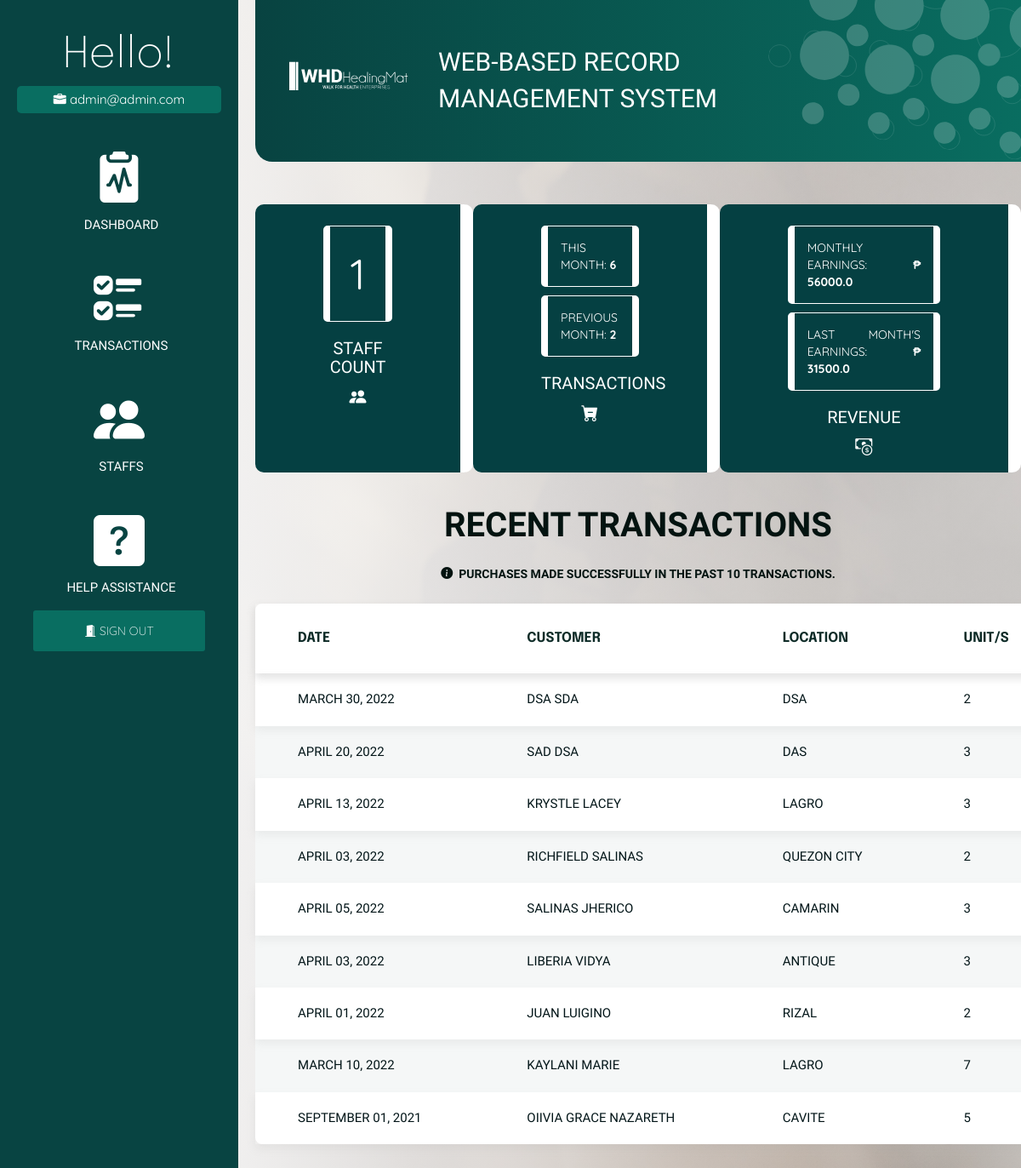
Before: /dashboard (signed in) with the older database file.
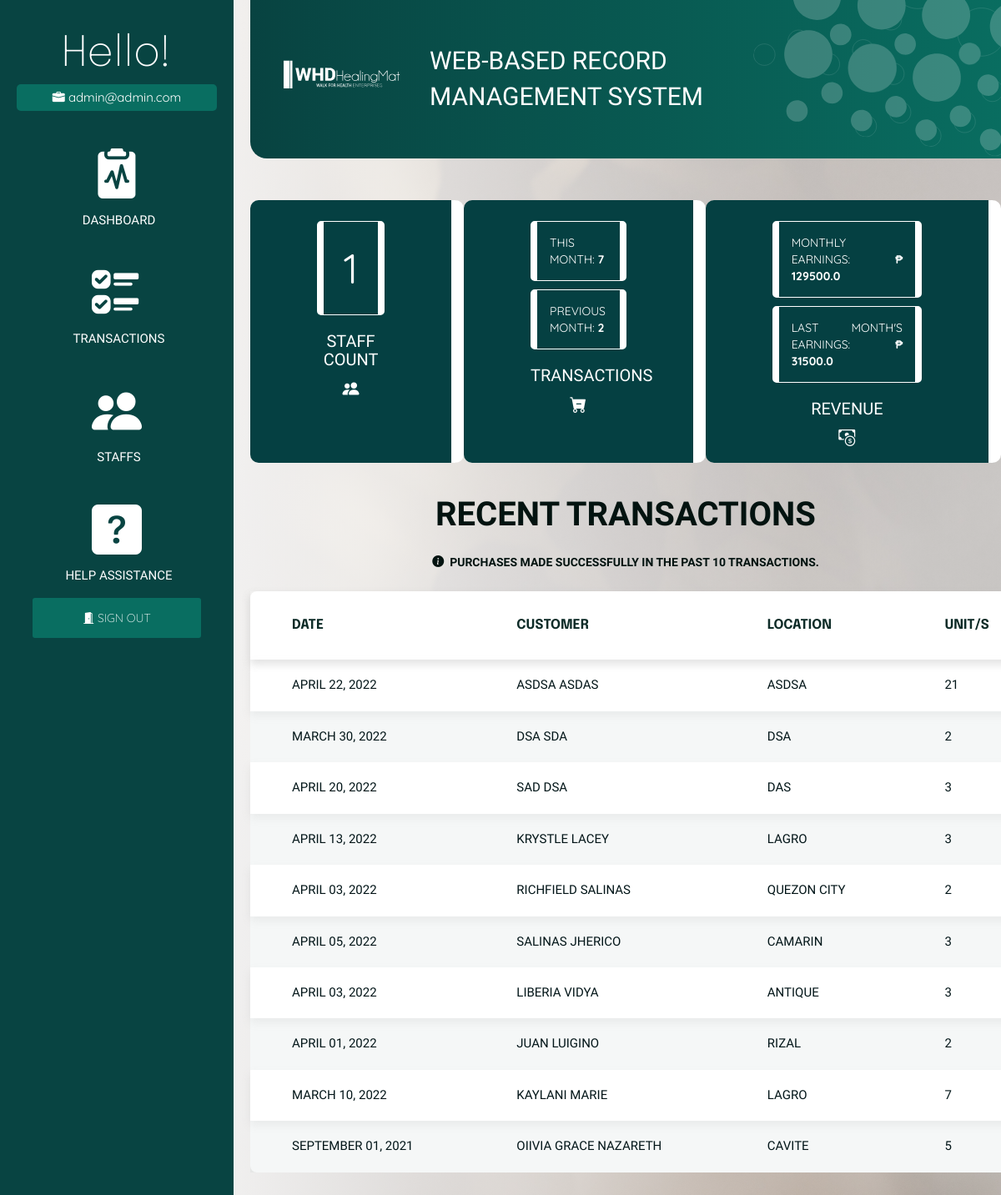
After: the same page with the newer database file.
### models.py (models this page shows, shortened)
class Staff(db.Model):
    __tablename__ = 'staff'
    staff_id = db.Column(db.Integer, primary_key=True)
    staff_email = db.Column(db.String(200), unique=True)
    staff_password = db.Column(db.String(200), nullable=False)

class Transaction(db.Model):
    __tablename__ = 'transaction'
    cust_id = db.Column(db.Integer, primary_key=True)
    cust_firstname = db.Column(db.Text)
    cust_lastname = db.Column(db.Text)
    trans_date = db.Column(db.Date)
    trans_location = db.Column(db.Text)
    prod_id = db.Column(db.Integer)
    trans_quantity = db.Column(db.Integer)

### blueprint/dashboard.py (the view)
@dashboard_bp.route('/dashboard')
def dashboard():
    if not is_authenticated():
        return redirect(url_for('auth_bp.login_page'))
    date_now = datetime.utcnow()
    year_now = date_now.year
    month_now = date_now.month
    prev_month = month_now - 1
    this_year = extract('year', Transaction.trans_date) == year_now
    this_month = extract('month', Transaction.trans_date) == month_now
    this_prev_month = extract('month', Transaction.trans_date) == prev_month
    staff_count = len(Staff.query.all())
    trans_month_count = len(
        Transaction.query.filter(this_year, this_month).all())
    prev_trans_month_count = len(
        Transaction.query.filter(this_year, this_prev_month).all())
    prod_trans_data = Transaction.query \
        .join(Product, Transaction.prod_id == Product.prod_id) \
        .with_entities(
            Transaction.trans_quantity,
            Product.prod_retail_price
        ) \
        .filter(Transaction.prod_id == Product.prod_id)
    prod_month_data = prod_trans_data.filter(this_year, this_month).all()
    prod_prev_month_data = prod_trans_data.filter(
        this_year, this_prev_month).all()
    recent_trans_data = Transaction.query\
        .order_by(Transaction.cust_id.desc())\
        .join(Product, Transaction.prod_id == Product.prod_id)\
        .with_entities(
            Product.prod_retail_price,
            Transaction.cust_firstname,
            Transaction.cust_lastname,
            Transaction.trans_location,
            Transaction.trans_date,
            Transaction.trans_quantity
        )\
        .filter(Transaction.prod_id == Product.prod_id)\
        .limit(10)\
        .all()
    prod_month_total_earn = 0
    for item in prod_month_data:
        prod_month_total_earn += item[0] * item[1]
    prod_prev_month_total_earn = 0
    for item in prod_prev_month_data:
        prod_prev_month_total_earn += item[0] * item[1]
    data = {
        "staff_count": staff_count,
        "trans_month_count": trans_month_count,
        "prev_trans_month_count": prev_trans_month_count,
        "prod_month_total_earn": prod_month_total_earn,
        "prod_prev_month_total_earn": prod_prev_month_total_earn,
        "recent_trans_data": recent_trans_data,
        "datetime": datetime
    }
    return render_template('auth/dashboard_page.html', data=data)

### helper/functions.py (called while the page is built)
def is_authenticated():
    if session.get('signedin'):
        return True
    return False

### templates/auth/dashboard_page.html (shortened to what this page needs)
{% extends 'auth/auth_base.html' %}
{% block head %}
<link rel="stylesheet" href="{{ url_for('static', filename='css/dashboard.css') }}">
<link rel="stylesheet" href="{{ url_for('static', filename='css/transaction.css') }}">
{% endblock %}
{% block body %}
<div class="dashboard">
    <div class="item">
        <p id="staff-no">{{ data['staff_count'] }}</p>
        <h2>STAFF COUNT</h2><i id="logo-items" class="bi bi-people-fill"></i>
    </div>
    <div class="item">
        <p>THIS MONTH: <b>{{ data['trans_month_count'] }}</b></p>
        <p>PREVIOUS MONTH: <b>{{ data['prev_trans_month_count'] }}</b></p>
        <h2>TRANSACTIONS</h2><i id="logo-items" class="bi bi-cart-dash-fill"></i>
    </div>
    <div class="item">
        <p>MONTHLY EARNINGS: <b>₱ {{ data['prod_month_total_earn'] }}</b></p>
        <p>LAST MONTH'S EARNINGS: <b>₱ {{ data['prod_prev_month_total_earn'] }}</b></p>
        <h2>REVENUE</h2><i id="logo-items" class="bi bi-cash-coin"></i>
        <br>
    </div>
</div>
    <div>
        <br>
        <h2 id="tip-h-1">RECENT TRANSACTIONS</h2>
        <p id="tip-1"><span><i class="bi bi-info-circle-fill"></i></span>
            &nbsp;PURCHASES MADE SUCCESSFULLY IN THE PAST 10 TRANSACTIONS.</p>
        <table class="spec-tbl">
        <thead>
            <tr>
                <th>DATE</th>
                <th>CUSTOMER</th>
                <th>LOCATION</th>
                <th>UNIT/S</th>
            </tr>
        </thead>
            <tbody>
            {% for item in data['recent_trans_data'] %}
            <tr id="tr-shadow">
                <td>{{ (data['datetime']).strftime(item[4], "%B %d, %Y") }}</td>
                <td>{{ item[1] }} {{ item[2] }}</td>
                <td>{{ item[3] }}</td>
                <td>{{ item[5] }}</td>
            </tr>
            {% endfor %}
        </tbody>
        </table>
    </div>
{% endblock %}

### templates/auth/auth_base.html (shortened to what this page needs)
<!DOCTYPE html>
<html lang="en">
    <head>
        <link rel="stylesheet" href="{{ url_for('static', filename='css/auth.css') }}">
        <link rel="stylesheet" href="https://pro.fontawesome.com/releases/v5.10.0/css/all.css"/>
        <link rel="stylesheet" href="https://maxcdn.bootstrapcdn.com/bootstrap/3.3.7/css/bootstrap.min.css">
        <link rel="stylesheet" href="https://cdn.jsdelivr.net/npm/bootstrap-icons@1.8.1/font/bootstrap-icons.css">
        {% block head %}
        {% endblock %}
    </head>
<body>
<div class="wrapper">
    <div class="sidebar">
        <span id="h1">Hello!</span>
        <span id="h1-data"><i class="bi bi-briefcase-fill"></i>&nbsp{{ session['email'] }}</span>
        <div class="cont">
                <a href="/dashboard" id="cont-sect">
                    <i class="bi bi-clipboard2-pulse-fill" id="auth-logo"></i>
                    <span id="auth-lbl">DASHBOARD</span></a>
                <a href="/transaction" id="cont-sect">
                    <i class="bi bi-ui-checks" id="auth-logo"></i>
                        <span id="auth-lbl">TRANSACTIONS</span></a>
                <a href="/staff" id="cont-sect">
                    <i class="bi bi-people-fill" id="auth-logo"></i>
                        <span id="auth-lbl">STAFFS</span></a>
                <a href="/help" id="cont-sect">
                    <i class="bi bi-question-square-fill" id="auth-logo"></i>
                        <span id="auth-lbl">HELP ASSISTANCE</span></a>
        <div class="logout">
            <a href="/logout">
                <i class="bi bi-door-open-fill"></i>
                SIGN OUT
            </a>
        </div>
        </div>
    </div>
    <div class="main">
        <div class="main--header">
            <image class="logo-svg" src="{{ url_for('static', filename='images/logo-head-web.svg') }}"></image>
            <span id="title">WEB-BASED RECORD MANAGEMENT SYSTEM</span>
            <image class="bg-head-svg" src="{{ url_for('static', filename='images/bubbles.svg') }}"></image>
        </div>
        <div class="main--content">
            {% block body %}
            {% endblock %}
        </div>
    </div>
</div>
</body>
</html>

### static/css/auth.css (style rules this page uses)
body { image-rendering: -webkit-optimize-contrast; background-image: linear-gradient(to left, rgba(215, 215, 215, 0.43) 20%, rgb(250, 250, 250) 90%), url("/static/images/dashboard-bg.jpg"); background-size: cover; }
.wrapper .sidebar { width: 20em; height: 100%; padding: 30px 20px; background: #084442; }
.sidebar { display: flex; position: fixed; flex-direction: column; }
#h1 { font-size: 50px; text-align: center; font-family: 'Epilogue', sans-serif; font-weight: 200; color: white; }
#h1-data { text-align: center; font-size: 15px; margin-bottom: 30px; font-family: 'Quicksand', sans-serif; color: white; border-radius: 5px; padding: 5px 20px 5px 20px; background: #096e61; }
.cont { text-align: center; display: flex; flex-direction: column; }
#cont-sect { color: inherit; !important; text-decoration: none !important; outline: none; !important; padding: 5px; display: flex; flex-direction: column; margin-bottom: 25px; }
#auth-logo { font-size: 60px; color: white; }
#auth-lbl { font-family: 'Heebo', sans-serif; color: white; font-size: 15px; font-weight: 300; margin-left: 5px; }
.logout a { border: none; outline: none; border-radius: 3px; padding: 15px 60px 15px 60px; color: white; font-family: 'Quicksand', sans-serif; font-weight: 200; background: #096e61; text-decoration: none !important; outline: none; !important; }
.main { overflow: hidden; }
.wrapper .main { width: 100%; padding: 0px 0px 0px 300px; overflow: hidden; }
.wrapper .main--header { display: flex; flex-direction: row; align-items: center; border-bottom-left-radius: 20px; margin: 0px 0px 20px 0px; padding: 20px; background: linear-gradient(to right, #084341, #096d60); overflow: hidden; }
#title { color: white; font-family: 'Heebo', sans-serif; margin-left: 5px; font-size: 30px; }
.logo-svg { display: flex; overflow: hidden; padding: 0 20px; width: auto; height: 80px; filter: brightness(0) invert(1); }
.bg-head-svg { height: 250px; width: auto; mix-blend-mode: normal; margin-top: -100px; margin-right: -80px; margin-left: auto; border-radius: 4px; transform: rotate(8.44deg); opacity: 20%; }
.wrapper .main--content { color: white; }

### static/css/dashboard.css (style rules this page uses)
.dashboard { display: flex; flex-direction: row; text-align: center; }
.item { overflow: hidden; background: rgb(5, 64, 66); margin-top: 30px; padding: 15px 80px 15px 80px; border-radius: 10px; border-right: #ffffff solid 15px; margin-left: auto; margin-right: auto; }
#logo-items { font-size: 20px; }
p { margin-top: 10px; text-align: justify; padding: 15px; border-radius: 5px; border: white solid 1px; border-left: white solid 8px; border-right: white solid 8px; font-family: 'Quicksand', sans-serif; }
b { font-family: 'Quicksand', sans-serif; }
h2 { font-family: 'Heebo', sans-serif; font-size: 20px; font-weight: 200; }
#staff-no { text-align: center; padding: 20px; font-size: 50px; }
#tip-h-1 { font-size: 40px; }
#tip-1, #tip-h-1 { border: none; font-family: 'Heebo', sans-serif; font-weight: bold; text-align: center; color: #031310; }
.spec-tbl { margin: 0 auto 30px auto; width: 80em; }

### static/css/transaction.css (style rules this page uses)
table { border-collapse: collapse; background: white; border-radius: 8px; margin-bottom: 30px; margin-left: auto; margin-right: auto; }
thead { box-shadow: 0 5px 10px rgba(157, 156, 156, 0.2); }
tr:nth-child(even) { background: rgba(5, 63, 65, 0.04); }
tr:nth-child(odd) { box-shadow: 0 5px 10px rgba(157, 156, 156, 0.13); }
th { padding: 30px 50px; font-size: 16px; font-family: 'Epilogue', sans-serif; text-transform: uppercase; color: #0e2c28; }
td { padding: 20px 50px; font-family: Assistant, sans-serif; font-size: 15px; text-transform: uppercase; color: #021518; }
a { color: black; }

### static/css/global.css (style rules this page uses)
* { margin: 0; padding: 0; box-sizing: border-box; font-family: sans-serif; list-style: none; text-decoration: none; user-select: none; -webkit-user-drag: none; }
img { pointer-events: none; }
html { scroll-behavior: smooth; }
a { outline: 0 !important; text-decoration: none !important; }

Changed rows visible on the page:
added Transaction: trans_date "APRIL 22, 2022", cust_firstname "ASDSA", cust_lastname "ASDAS", trans_location "ASDSA", trans_quantity "21"
Other visible differences:
{{ data['trans_month_count'] }}: "6" → "7"
{{ data['prod_month_total_earn'] }}: "56000.0" → "129500.0"
